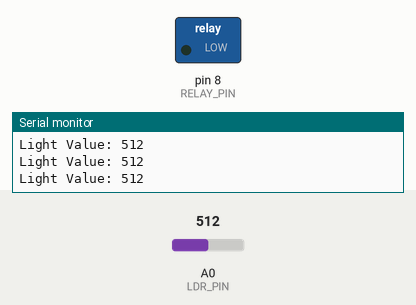
Recording of a sketch running on a simulated Arduino Uno, built with avr-gcc and run on an emulated ATmega328P. Shown: switched loads named in the sketch (green lamp = pin HIGH), the last lines printed to the serial monitor. The inputs (shaded band) are chosen by the test bench; at power-on: A0 (LDR_PIN) = 512.

Above: at 1.3 s.
1.4 s: A0 (LDR_PIN) set to 486
At 2.7 s:
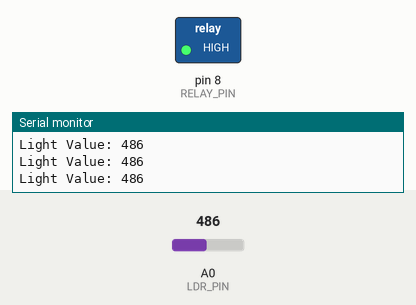
3.0 s: A0 (LDR_PIN) set to 510
At 3.9 s:
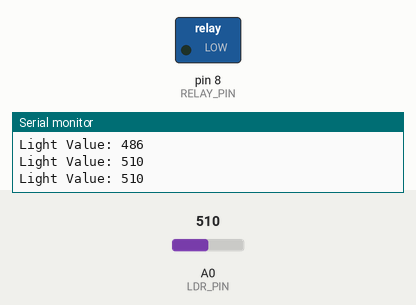
4.5 s: A0 (LDR_PIN) set to 490
At 5.1 s:
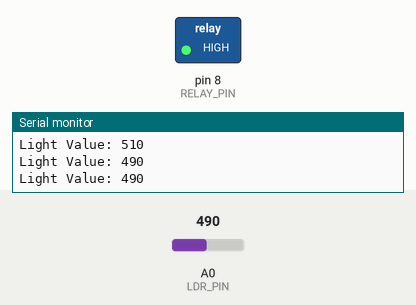
Timing chart, 0 to 7.5 s (numbered marks = the images above; inputs shaded):
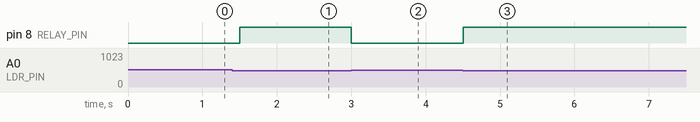

Measured:
- the behaviour switches between 500 and 499 on A0 (LDR_PIN) (found by bisection; images 0 and 1)
- after the input at 1.4 s, pin 8 (RELAY_PIN): LOW → HIGH after 0.10 s
- after the input at 3.0 s, pin 8 (RELAY_PIN): HIGH → LOW at once
- after the input at 4.5 s, pin 8 (RELAY_PIN): LOW → HIGH at once

The sketch:

sketch.ino
```cpp
#define LDR_PIN A0
#define RELAY_PIN 8

void setup() {
  pinMode(LDR_PIN, INPUT);
  pinMode(RELAY_PIN, OUTPUT);

  digitalWrite(RELAY_PIN, LOW);

  Serial.begin(9600);
}

void loop() {
  int lightValue = analogRead(LDR_PIN);

  Serial.print("Light Value: ");
  Serial.println(lightValue);

  if (lightValue < 500) {
    // Dark → Lamp ON
    digitalWrite(RELAY_PIN, HIGH);
  } else {
    // Bright → Lamp OFF
    digitalWrite(RELAY_PIN, LOW);
  }

  delay(500);
}
```
